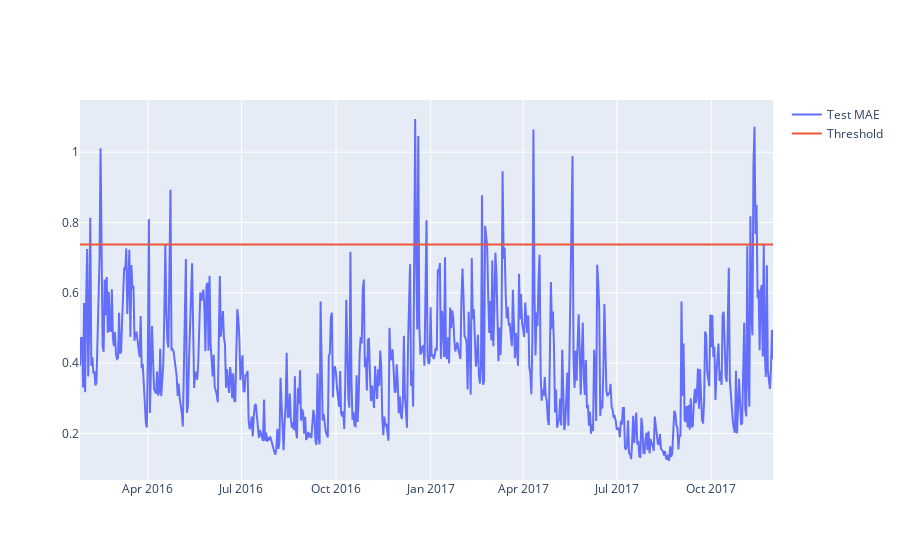

Here is the notebook cell this chart was saved with:
### Code cell
fig = go.Figure()
fig.add_trace(go.Scatter(x=test_score_df['Date'], y=test_score_df['loss'], name = 'Test MAE'))
fig.add_trace(go.Scatter(x=test_score_df['Date'], y=test_score_df['threshold'], name='Threshold'))
fig.update_layout(showlegend=True)
fig.show()

### Figure 1 — Plotly figure (JSON) as saved in the notebook; plotly's stock layout.template omitted (floating-point values rounded to 4 significant figures; data arrays with more than 128 entries replaced by an {"elided": "..."} marker saying what was removed)
{"data": [{"name": "Test MAE", "type": "scatter", "x": {"elided": "675 str values"}, "y": {"elided": "675 float values"}}, {"name": "Threshold", "type": "scatter", "x": {"elided": "675 str values"}, "y": {"elided": "675 float values"}}], "layout": {"showlegend": true}}
